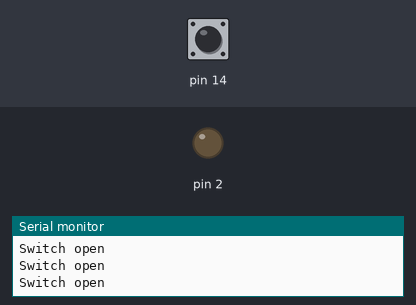
Bench run of a sketch on a simulated Arduino Uno, built with avr-gcc and run on an emulated ATmega328P. Parts: output pins drawn as LEDs (lit = HIGH), the last lines printed to the serial monitor. The test bench sets the inputs (shaded band); at power-on: pin 14 HIGH.

Above: at 2.8 s.
2.9 s: pin 14 pulled LOW for 1.2 s
At 3.3 s:
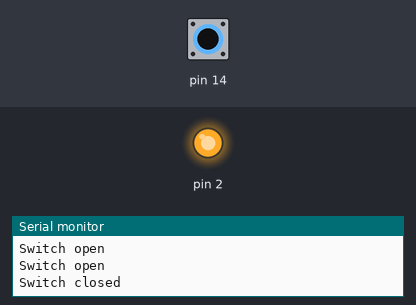
6.5 s: pin 14 pulled LOW for 3.2 s
At 11.0 s:
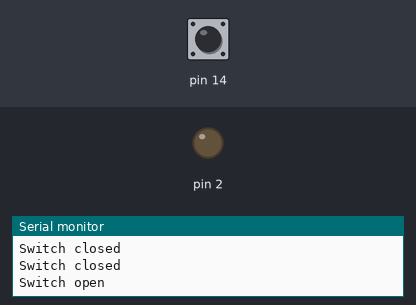
Timing chart, 0 to 12.5 s (numbered marks = the images above; inputs shaded):
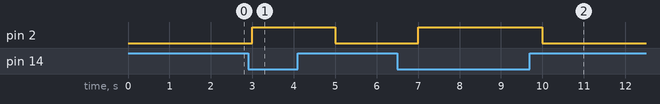

The sketch:

GISMO7_Mag_Switch_with_LED.ino
```cpp
void setup() {
  // put your setup code here, to run once:
pinMode(14,INPUT_PULLUP);
pinMode(2,OUTPUT);
Serial.begin(115200);
}

void loop() {
  // put your main code here, to run repeatedly:
int value;
value = digitalRead(14);
if(value == HIGH)
{
Serial.println("Switch open");
digitalWrite(2,LOW);
}
else
{
Serial.println("Switch closed");
digitalWrite(2,HIGH);
}
delay(1000);

}
```

Measured:
- after the input at 2.9 s, pin 2: LOW → HIGH after 0.10 s, → LOW 2.0 s later
- after the input at 6.5 s, pin 2: LOW → HIGH after 0.50 s, → LOW 3.0 s later
